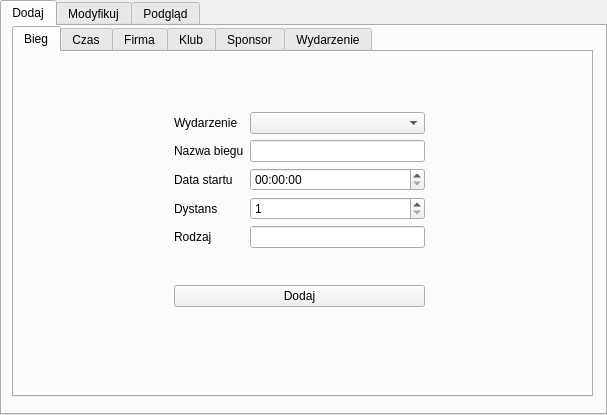
<?xml version="1.0" encoding="UTF-8"?>
<ui version="4.0">
 <class>adminWindow</class>
 <widget class="QTabWidget" name="adminWindow">
  <property name="geometry">
   <rect>
    <x>0</x>
    <y>0</y>
    <width>607</width>
    <height>415</height>
   </rect>
  </property>
  <property name="sizePolicy">
   <sizepolicy hsizetype="Fixed" vsizetype="Fixed">
    <horstretch>0</horstretch>
    <verstretch>0</verstretch>
   </sizepolicy>
  </property>
  <property name="minimumSize">
   <size>
    <width>600</width>
    <height>400</height>
   </size>
  </property>
  <property name="windowTitle">
   <string>TabWidget</string>
  </property>
  <property name="currentIndex">
   <number>0</number>
  </property>
  <widget class="QWidget" name="add_tab">
   <attribute name="title">
    <string>Dodaj</string>
   </attribute>
   <widget class="QTabWidget" name="AddTabWidget">
    <property name="geometry">
     <rect>
      <x>10</x>
      <y>0</y>
      <width>581</width>
      <height>371</height>
     </rect>
    </property>
    <property name="currentIndex">
     <number>0</number>
    </property>
    <property name="tabsClosable">
     <bool>false</bool>
    </property>
    <property name="movable">
     <bool>false</bool>
    </property>
    <property name="tabBarAutoHide">
     <bool>false</bool>
    </property>
    <widget class="QWidget" name="run_add_tab">
     <attribute name="title">
      <string>Bieg</string>
     </attribute>
     <widget class="QWidget" name="layoutWidget">
      <property name="geometry">
       <rect>
        <x>160</x>
        <y>60</y>
        <width>251</width>
        <height>195</height>
       </rect>
      </property>
      <layout class="QVBoxLayout" name="verticalLayout_3">
       <item>
        <layout class="QFormLayout" name="formLayout_3">
         <property name="fieldGrowthPolicy">
          <enum>QFormLayout::AllNonFixedFieldsGrow</enum>
         </property>
         <property name="labelAlignment">
          <set>Qt::AlignLeading|Qt::AlignLeft|Qt::AlignVCenter</set>
         </property>
         <item row="0" column="0">
          <widget class="QLabel" name="label_7">
           <property name="text">
            <string>Wydarzenie</string>
           </property>
          </widget>
         </item>
         <item row="0" column="1">
          <widget class="QComboBox" name="event_combo_box"/>
         </item>
         <item row="1" column="0">
          <widget class="QLabel" name="label_24">
           <property name="text">
            <string>Nazwa biegu</string>
           </property>
          </widget>
         </item>
         <item row="1" column="1">
          <widget class="QLineEdit" name="run_name_line_edit"/>
         </item>
         <item row="2" column="0">
          <widget class="QLabel" name="label_8">
           <property name="text">
            <string>Data startu</string>
           </property>
          </widget>
         </item>
         <item row="3" column="0">
          <widget class="QLabel" name="label_9">
           <property name="text">
            <string>Dystans</string>
           </property>
          </widget>
         </item>
         <item row="4" column="0">
          <widget class="QLabel" name="label_10">
           <property name="text">
            <string>Rodzaj</string>
           </property>
          </widget>
         </item>
         <item row="3" column="1">
          <widget class="QSpinBox" name="distance_spin_box">
           <property name="minimum">
            <number>1</number>
           </property>
           <property name="maximum">
            <number>100</number>
           </property>
          </widget>
         </item>
         <item row="4" column="1">
          <widget class="QLineEdit" name="type_line_edit"/>
         </item>
         <item row="2" column="1">
          <widget class="QTimeEdit" name="run_time_edit"/>
         </item>
        </layout>
       </item>
       <item>
        <widget class="QPushButton" name="run_add_button">
         <property name="text">
          <string>Dodaj</string>
         </property>
        </widget>
       </item>
      </layout>
     </widget>
    </widget>
    <widget class="QWidget" name="time_add_tab">
     <attribute name="title">
      <string>Czas</string>
     </attribute>
     <widget class="QWidget" name="layoutWidget">
      <property name="geometry">
       <rect>
        <x>120</x>
        <y>30</y>
        <width>331</width>
        <height>271</height>
       </rect>
      </property>
      <layout class="QVBoxLayout" name="verticalLayout_4">
       <item>
        <layout class="QHBoxLayout" name="horizontalLayout">
         <item>
          <widget class="QLabel" name="label_12">
           <property name="text">
            <string>Bieg</string>
           </property>
          </widget>
         </item>
         <item>
          <widget class="QComboBox" name="run_combo_box"/>
         </item>
        </layout>
       </item>
       <item>
        <widget class="QTableWidget" name="run_time_table">
         <property name="dragEnabled">
          <bool>true</bool>
         </property>
         <property name="dragDropMode">
          <enum>QAbstractItemView::DragDrop</enum>
         </property>
         <property name="defaultDropAction">
          <enum>Qt::MoveAction</enum>
         </property>
         <attribute name="horizontalHeaderCascadingSectionResizes">
          <bool>false</bool>
         </attribute>
         <attribute name="horizontalHeaderStretchLastSection">
          <bool>true</bool>
         </attribute>
         <column>
          <property name="text">
           <string>PESEL</string>
          </property>
         </column>
         <column>
          <property name="text">
           <string>Czas</string>
          </property>
         </column>
         <column>
          <property name="text">
           <string>Miejsce</string>
          </property>
         </column>
        </widget>
       </item>
       <item>
        <layout class="QHBoxLayout" name="horizontalLayout_2">
         <item>
          <widget class="QPushButton" name="time_add_button">
           <property name="text">
            <string>Dodaj</string>
           </property>
          </widget>
         </item>
         <item>
          <widget class="QPushButton" name="time_delete_button">
           <property name="text">
            <string>Usuń</string>
           </property>
          </widget>
         </item>
        </layout>
       </item>
      </layout>
     </widget>
    </widget>
    <widget class="QWidget" name="tab">
     <attribute name="title">
      <string>Firma</string>
     </attribute>
     <widget class="QWidget" name="layoutWidget">
      <property name="geometry">
       <rect>
        <x>160</x>
        <y>60</y>
        <width>251</width>
        <height>191</height>
       </rect>
      </property>
      <layout class="QVBoxLayout" name="verticalLayout_9">
       <item>
        <layout class="QFormLayout" name="formLayout_7">
         <property name="labelAlignment">
          <set>Qt::AlignLeading|Qt::AlignLeft|Qt::AlignVCenter</set>
         </property>
         <item row="0" column="0">
          <widget class="QLabel" name="label_25">
           <property name="text">
            <string>Nazwa</string>
           </property>
          </widget>
         </item>
         <item row="0" column="1">
          <widget class="QLineEdit" name="company_name_line_edit"/>
         </item>
         <item row="1" column="0">
          <widget class="QLabel" name="label_26">
           <property name="text">
            <string>Adres</string>
           </property>
          </widget>
         </item>
         <item row="1" column="1">
          <widget class="QLineEdit" name="company_address_line_edit"/>
         </item>
         <item row="2" column="0">
          <widget class="QLabel" name="label_27">
           <property name="text">
            <string>Email</string>
           </property>
          </widget>
         </item>
         <item row="2" column="1">
          <widget class="QLineEdit" name="company_email_line_edit"/>
         </item>
         <item row="3" column="0">
          <widget class="QLabel" name="label_28">
           <property name="text">
            <string>Telefon</string>
           </property>
          </widget>
         </item>
         <item row="3" column="1">
          <widget class="QLineEdit" name="company_phone_line_edit"/>
         </item>
         <item row="4" column="0">
          <widget class="QLabel" name="label_29">
           <property name="text">
            <string>Szef</string>
           </property>
          </widget>
         </item>
         <item row="4" column="1">
          <widget class="QLineEdit" name="company_ceo_line_edit"/>
         </item>
        </layout>
       </item>
       <item>
        <widget class="QPushButton" name="company_add_button">
         <property name="text">
          <string>Dodaj</string>
         </property>
        </widget>
       </item>
      </layout>
     </widget>
    </widget>
    <widget class="QWidget" name="club_add_tab">
     <attribute name="title">
      <string>Klub</string>
     </attribute>
     <widget class="QWidget" name="layoutWidget">
      <property name="geometry">
       <rect>
        <x>124</x>
        <y>67</y>
        <width>321</width>
        <height>161</height>
       </rect>
      </property>
      <layout class="QVBoxLayout" name="verticalLayout_8">
       <item>
        <layout class="QFormLayout" name="formLayout_8">
         <property name="fieldGrowthPolicy">
          <enum>QFormLayout::AllNonFixedFieldsGrow</enum>
         </property>
         <property name="labelAlignment">
          <set>Qt::AlignLeading|Qt::AlignLeft|Qt::AlignVCenter</set>
         </property>
         <item row="0" column="0">
          <widget class="QLabel" name="label_23">
           <property name="text">
            <string>Nazwa</string>
           </property>
          </widget>
         </item>
         <item row="0" column="1">
          <widget class="QLineEdit" name="club_name_line_edit"/>
         </item>
         <item row="1" column="0">
          <widget class="QLabel" name="label_31">
           <property name="text">
            <string>Założyciel</string>
           </property>
          </widget>
         </item>
         <item row="1" column="1">
          <widget class="QLineEdit" name="founder_line_edit"/>
         </item>
         <item row="2" column="0">
          <widget class="QLabel" name="label_33">
           <property name="text">
            <string>Miejscowość</string>
           </property>
          </widget>
         </item>
         <item row="2" column="1">
          <widget class="QLineEdit" name="city_line_edit"/>
         </item>
        </layout>
       </item>
       <item>
        <widget class="QPushButton" name="club_add_button">
         <property name="text">
          <string>Dodaj</string>
         </property>
        </widget>
       </item>
      </layout>
     </widget>
    </widget>
    <widget class="QWidget" name="sponsor_add_tab">
     <attribute name="title">
      <string>Sponsor</string>
     </attribute>
     <widget class="QWidget" name="layoutWidget_3">
      <property name="geometry">
       <rect>
        <x>130</x>
        <y>70</y>
        <width>311</width>
        <height>151</height>
       </rect>
      </property>
      <layout class="QVBoxLayout" name="verticalLayout_2">
       <item>
        <layout class="QFormLayout" name="formLayout_2">
         <property name="fieldGrowthPolicy">
          <enum>QFormLayout::AllNonFixedFieldsGrow</enum>
         </property>
         <property name="labelAlignment">
          <set>Qt::AlignLeading|Qt::AlignLeft|Qt::AlignVCenter</set>
         </property>
         <item row="0" column="0">
          <widget class="QLabel" name="label_6">
           <property name="text">
            <string>Firma</string>
           </property>
          </widget>
         </item>
         <item row="0" column="1">
          <widget class="QComboBox" name="company_combo_box"/>
         </item>
         <item row="1" column="0">
          <widget class="QLabel" name="label_4">
           <property name="text">
            <string>Wydarzenie</string>
           </property>
          </widget>
         </item>
         <item row="1" column="1">
          <widget class="QComboBox" name="event_combo_box_2"/>
         </item>
         <item row="2" column="0">
          <widget class="QLabel" name="label_5">
           <property name="text">
            <string>Kwota</string>
           </property>
          </widget>
         </item>
         <item row="2" column="1">
          <widget class="QSpinBox" name="amount_spin_box">
           <property name="maximum">
            <number>1000000</number>
           </property>
           <property name="singleStep">
            <number>100</number>
           </property>
           <property name="value">
            <number>1000</number>
           </property>
          </widget>
         </item>
        </layout>
       </item>
       <item>
        <widget class="QPushButton" name="sponsor_add_button">
         <property name="text">
          <string>Dodaj</string>
         </property>
        </widget>
       </item>
      </layout>
     </widget>
    </widget>
    <widget class="QWidget" name="event_add_tab">
     <attribute name="title">
      <string>Wydarzenie</string>
     </attribute>
     <widget class="QWidget" name="layoutWidget">
      <property name="geometry">
       <rect>
        <x>130</x>
        <y>70</y>
        <width>311</width>
        <height>151</height>
       </rect>
      </property>
      <layout class="QVBoxLayout" name="verticalLayout">
       <item>
        <layout class="QFormLayout" name="formLayout">
         <property name="fieldGrowthPolicy">
          <enum>QFormLayout::AllNonFixedFieldsGrow</enum>
         </property>
         <property name="labelAlignment">
          <set>Qt::AlignLeading|Qt::AlignLeft|Qt::AlignVCenter</set>
         </property>
         <item row="0" column="0">
          <widget class="QLabel" name="label">
           <property name="text">
            <string>Nazwa wydarzenia</string>
           </property>
          </widget>
         </item>
         <item row="0" column="1">
          <widget class="QLineEdit" name="event_line_edit"/>
         </item>
         <item row="1" column="0">
          <widget class="QLabel" name="label_2">
           <property name="text">
            <string>Organizator</string>
           </property>
          </widget>
         </item>
         <item row="1" column="1">
          <widget class="QLineEdit" name="organizer_line_edit"/>
         </item>
         <item row="2" column="0">
          <widget class="QLabel" name="label_3">
           <property name="text">
            <string>Data wydarzenia</string>
           </property>
          </widget>
         </item>
         <item row="2" column="1">
          <widget class="QDateEdit" name="date_time_edit"/>
         </item>
        </layout>
       </item>
       <item>
        <widget class="QPushButton" name="event_add_button">
         <property name="text">
          <string>Dodaj</string>
         </property>
        </widget>
       </item>
      </layout>
      <zorder></zorder>
      <zorder>event_add_button</zorder>
     </widget>
    </widget>
   </widget>
  </widget>
  <widget class="QWidget" name="modify_tab">
   <attribute name="title">
    <string>Modyfikuj</string>
   </attribute>
   <widget class="QTabWidget" name="ModifyTabWidget">
    <property name="geometry">
     <rect>
      <x>10</x>
      <y>0</y>
      <width>581</width>
      <height>371</height>
     </rect>
    </property>
    <property name="currentIndex">
     <number>3</number>
    </property>
    <widget class="QWidget" name="run_modify_tab">
     <attribute name="title">
      <string>Bieg</string>
     </attribute>
     <widget class="QWidget" name="layoutWidget">
      <property name="geometry">
       <rect>
        <x>160</x>
        <y>64</y>
        <width>251</width>
        <height>201</height>
       </rect>
      </property>
      <layout class="QVBoxLayout" name="verticalLayout_6">
       <item>
        <layout class="QFormLayout" name="formLayout_5">
         <property name="fieldGrowthPolicy">
          <enum>QFormLayout::AllNonFixedFieldsGrow</enum>
         </property>
         <property name="labelAlignment">
          <set>Qt::AlignLeading|Qt::AlignLeft|Qt::AlignVCenter</set>
         </property>
         <item row="0" column="0">
          <widget class="QLabel" name="label_16">
           <property name="text">
            <string>Wydarzenie</string>
           </property>
          </widget>
         </item>
         <item row="0" column="1">
          <widget class="QComboBox" name="run_modify_event_combo_box"/>
         </item>
         <item row="1" column="0">
          <widget class="QLabel" name="label_30">
           <property name="text">
            <string>Nazwa biegu</string>
           </property>
          </widget>
         </item>
         <item row="2" column="0">
          <widget class="QLabel" name="label_17">
           <property name="text">
            <string>Data startu</string>
           </property>
          </widget>
         </item>
         <item row="3" column="0">
          <widget class="QLabel" name="label_18">
           <property name="text">
            <string>Dystans</string>
           </property>
          </widget>
         </item>
         <item row="4" column="0">
          <widget class="QLabel" name="label_19">
           <property name="text">
            <string>Rodzaj</string>
           </property>
          </widget>
         </item>
         <item row="1" column="1">
          <widget class="QComboBox" name="run_name_combo_box"/>
         </item>
         <item row="3" column="1">
          <widget class="QSpinBox" name="distance_spin_box_2"/>
         </item>
         <item row="4" column="1">
          <widget class="QLineEdit" name="run_type_line_edit"/>
         </item>
         <item row="2" column="1">
          <widget class="QTimeEdit" name="run_modify_date_edit"/>
         </item>
        </layout>
       </item>
       <item>
        <layout class="QHBoxLayout" name="horizontalLayout_4">
         <item>
          <widget class="QPushButton" name="run_modify_button">
           <property name="text">
            <string>Modyfikuj</string>
           </property>
          </widget>
         </item>
         <item>
          <widget class="QPushButton" name="run_delete_button">
           <property name="text">
            <string>Usuń</string>
           </property>
          </widget>
         </item>
        </layout>
       </item>
      </layout>
     </widget>
    </widget>
    <widget class="QWidget" name="tab_2">
     <attribute name="title">
      <string>Firma</string>
     </attribute>
     <widget class="QWidget" name="layoutWidget">
      <property name="geometry">
       <rect>
        <x>172</x>
        <y>60</y>
        <width>231</width>
        <height>190</height>
       </rect>
      </property>
      <layout class="QVBoxLayout" name="verticalLayout_10">
       <item>
        <layout class="QFormLayout" name="formLayout_9">
         <property name="sizeConstraint">
          <enum>QLayout::SetDefaultConstraint</enum>
         </property>
         <property name="fieldGrowthPolicy">
          <enum>QFormLayout::ExpandingFieldsGrow</enum>
         </property>
         <property name="labelAlignment">
          <set>Qt::AlignLeading|Qt::AlignLeft|Qt::AlignVCenter</set>
         </property>
         <item row="0" column="0">
          <widget class="QLabel" name="label_32">
           <property name="text">
            <string>Nazwa</string>
           </property>
          </widget>
         </item>
         <item row="0" column="1">
          <widget class="QComboBox" name="company_name_combo_box">
           <property name="sizePolicy">
            <sizepolicy hsizetype="Expanding" vsizetype="Expanding">
             <horstretch>0</horstretch>
             <verstretch>0</verstretch>
            </sizepolicy>
           </property>
          </widget>
         </item>
         <item row="1" column="0">
          <widget class="QLabel" name="label_34">
           <property name="text">
            <string>Adres</string>
           </property>
          </widget>
         </item>
         <item row="1" column="1">
          <widget class="QLineEdit" name="company_address_line_edit_2"/>
         </item>
         <item row="2" column="0">
          <widget class="QLabel" name="label_35">
           <property name="text">
            <string>Email</string>
           </property>
          </widget>
         </item>
         <item row="2" column="1">
          <widget class="QLineEdit" name="company_email_line_edit_2"/>
         </item>
         <item row="3" column="0">
          <widget class="QLabel" name="label_36">
           <property name="text">
            <string>Telefon</string>
           </property>
          </widget>
         </item>
         <item row="3" column="1">
          <widget class="QLineEdit" name="company_phone_line_edit_2"/>
         </item>
         <item row="4" column="0">
          <widget class="QLabel" name="label_37">
           <property name="text">
            <string>Szef</string>
           </property>
          </widget>
         </item>
         <item row="4" column="1">
          <widget class="QLineEdit" name="company_ceo_line_edit_2"/>
         </item>
        </layout>
       </item>
       <item>
        <layout class="QHBoxLayout" name="horizontalLayout_6">
         <item>
          <widget class="QPushButton" name="company_modify_button">
           <property name="text">
            <string>Modyfikuj</string>
           </property>
          </widget>
         </item>
         <item>
          <widget class="QPushButton" name="company_delete_button">
           <property name="text">
            <string>Usuń</string>
           </property>
          </widget>
         </item>
        </layout>
       </item>
      </layout>
     </widget>
    </widget>
    <widget class="QWidget" name="sponsor_modify_tab">
     <attribute name="title">
      <string>Sponsor</string>
     </attribute>
     <widget class="QWidget" name="layoutWidget">
      <property name="geometry">
       <rect>
        <x>170</x>
        <y>59</y>
        <width>231</width>
        <height>181</height>
       </rect>
      </property>
      <layout class="QVBoxLayout" name="verticalLayout_7">
       <item>
        <layout class="QFormLayout" name="formLayout_6">
         <property name="fieldGrowthPolicy">
          <enum>QFormLayout::AllNonFixedFieldsGrow</enum>
         </property>
         <property name="labelAlignment">
          <set>Qt::AlignLeading|Qt::AlignLeft|Qt::AlignVCenter</set>
         </property>
         <item row="0" column="0">
          <widget class="QLabel" name="label_20">
           <property name="text">
            <string>Firma</string>
           </property>
          </widget>
         </item>
         <item row="0" column="1">
          <widget class="QComboBox" name="sponsor_modify_company_combo_box"/>
         </item>
         <item row="1" column="0">
          <widget class="QLabel" name="label_21">
           <property name="text">
            <string>Wydarzenie</string>
           </property>
          </widget>
         </item>
         <item row="1" column="1">
          <widget class="QComboBox" name="sponsor_modify_event_combo_box"/>
         </item>
         <item row="2" column="0">
          <widget class="QLabel" name="label_22">
           <property name="text">
            <string>Kwota</string>
           </property>
          </widget>
         </item>
         <item row="2" column="1">
          <widget class="QSpinBox" name="sponsor_modify_amount_spin_box">
           <property name="minimum">
            <number>1000</number>
           </property>
           <property name="maximum">
            <number>1000000</number>
           </property>
           <property name="singleStep">
            <number>100</number>
           </property>
          </widget>
         </item>
        </layout>
       </item>
       <item>
        <layout class="QHBoxLayout" name="horizontalLayout_5">
         <item>
          <widget class="QPushButton" name="sponsor_modify_button">
           <property name="text">
            <string>Modyfikuj</string>
           </property>
          </widget>
         </item>
         <item>
          <widget class="QPushButton" name="sponsor_delete_button">
           <property name="text">
            <string>Usuń</string>
           </property>
          </widget>
         </item>
        </layout>
       </item>
      </layout>
     </widget>
    </widget>
    <widget class="QWidget" name="event_modify_tab">
     <attribute name="title">
      <string>Wydarzenie</string>
     </attribute>
     <widget class="QWidget" name="layoutWidget">
      <property name="geometry">
       <rect>
        <x>100</x>
        <y>60</y>
        <width>371</width>
        <height>191</height>
       </rect>
      </property>
      <layout class="QVBoxLayout" name="verticalLayout_5">
       <property name="sizeConstraint">
        <enum>QLayout::SetNoConstraint</enum>
       </property>
       <item>
        <layout class="QFormLayout" name="formLayout_4">
         <property name="fieldGrowthPolicy">
          <enum>QFormLayout::AllNonFixedFieldsGrow</enum>
         </property>
         <property name="labelAlignment">
          <set>Qt::AlignLeading|Qt::AlignLeft|Qt::AlignVCenter</set>
         </property>
         <item row="0" column="0">
          <widget class="QLabel" name="label_13">
           <property name="text">
            <string>Nazwa wydarzenia</string>
           </property>
          </widget>
         </item>
         <item row="1" column="0">
          <widget class="QLabel" name="label_14">
           <property name="text">
            <string>Organizator</string>
           </property>
          </widget>
         </item>
         <item row="1" column="1">
          <widget class="QLineEdit" name="organizer_modify_line_edit"/>
         </item>
         <item row="2" column="0">
          <widget class="QLabel" name="label_15">
           <property name="text">
            <string>Data wydarzenia</string>
           </property>
          </widget>
         </item>
         <item row="2" column="1">
          <widget class="QDateEdit" name="event_date_modify_edit"/>
         </item>
         <item row="0" column="1">
          <widget class="QComboBox" name="event_modify_combo_box"/>
         </item>
        </layout>
       </item>
       <item>
        <layout class="QHBoxLayout" name="horizontalLayout_3">
         <item>
          <widget class="QPushButton" name="event_modify_button">
           <property name="text">
            <string>Modyfikuj</string>
           </property>
          </widget>
         </item>
         <item>
          <widget class="QPushButton" name="event_delete_button">
           <property name="text">
            <string>Usuń</string>
           </property>
          </widget>
         </item>
        </layout>
       </item>
      </layout>
     </widget>
    </widget>
   </widget>
  </widget>
  <widget class="QWidget" name="view_tab">
   <attribute name="title">
    <string>Podgląd</string>
   </attribute>
   <widget class="QWidget" name="layoutWidget">
    <property name="geometry">
     <rect>
      <x>29</x>
      <y>20</y>
      <width>541</width>
      <height>331</height>
     </rect>
    </property>
    <layout class="QGridLayout" name="gridLayout">
     <item row="0" column="0">
      <widget class="QLabel" name="label_11">
       <property name="text">
        <string>Wyświetl</string>
       </property>
      </widget>
     </item>
     <item row="0" column="1">
      <widget class="QComboBox" name="view_combo_box"/>
     </item>
     <item row="1" column="0" colspan="2">
      <widget class="QTableWidget" name="view_table">
       <property name="enabled">
        <bool>true</bool>
       </property>
       <property name="maximumSize">
        <size>
         <width>16777215</width>
         <height>16777215</height>
        </size>
       </property>
       <property name="selectionMode">
        <enum>QAbstractItemView::NoSelection</enum>
       </property>
      </widget>
     </item>
    </layout>
   </widget>
  </widget>
 </widget>
 <resources/>
 <connections/>
</ui>
